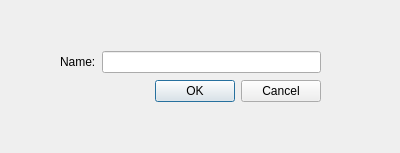
<?xml version="1.0" encoding="UTF-8"?>
<ui version="4.0">
 <class>Dialog</class>
 <widget class="QDialog" name="Dialog">
  <property name="geometry">
   <rect>
    <x>0</x>
    <y>0</y>
    <width>400</width>
    <height>153</height>
   </rect>
  </property>
  <property name="windowTitle">
   <string>Dialog</string>
  </property>
  <widget class="QWidget" name="">
   <property name="geometry">
    <rect>
     <x>60</x>
     <y>50</y>
     <width>261</width>
     <height>54</height>
    </rect>
   </property>
   <layout class="QVBoxLayout" name="verticalLayout">
    <item>
     <layout class="QHBoxLayout" name="horizontalLayout">
      <item>
       <widget class="QLabel" name="label">
        <property name="text">
         <string>Name:</string>
        </property>
        <property name="buddy">
         <cstring>lineEdit</cstring>
        </property>
       </widget>
      </item>
      <item>
       <widget class="QLineEdit" name="lineEdit"/>
      </item>
     </layout>
    </item>
    <item>
     <layout class="QHBoxLayout" name="horizontalLayout_2">
      <item>
       <spacer name="horizontalSpacer">
        <property name="orientation">
         <enum>Qt::Horizontal</enum>
        </property>
        <property name="sizeHint" stdset="0">
         <size>
          <width>40</width>
          <height>20</height>
         </size>
        </property>
       </spacer>
      </item>
      <item>
       <widget class="QPushButton" name="pushButton">
        <property name="text">
         <string>OK</string>
        </property>
       </widget>
      </item>
      <item>
       <widget class="QPushButton" name="pushButton_2">
        <property name="text">
         <string>Cancel</string>
        </property>
       </widget>
      </item>
     </layout>
    </item>
   </layout>
  </widget>
 </widget>
 <tabstops>
  <tabstop>lineEdit</tabstop>
  <tabstop>pushButton</tabstop>
  <tabstop>pushButton_2</tabstop>
 </tabstops>
 <resources/>
 <connections>
  <connection>
   <sender>pushButton_2</sender>
   <signal>clicked()</signal>
   <receiver>Dialog</receiver>
   <slot>close()</slot>
   <hints>
    <hint type="sourcelabel">
     <x>282</x>
     <y>94</y>
    </hint>
    <hint type="destinationlabel">
     <x>332</x>
     <y>155</y>
    </hint>
   </hints>
  </connection>
  <connection>
   <sender>pushButton</sender>
   <signal>clicked()</signal>
   <receiver>Dialog</receiver>
   <slot>accept()</slot>
   <hints>
    <hint type="sourcelabel">
     <x>196</x>
     <y>94</y>
    </hint>
    <hint type="destinationlabel">
     <x>165</x>
     <y>157</y>
    </hint>
   </hints>
  </connection>
 </connections>
</ui>
